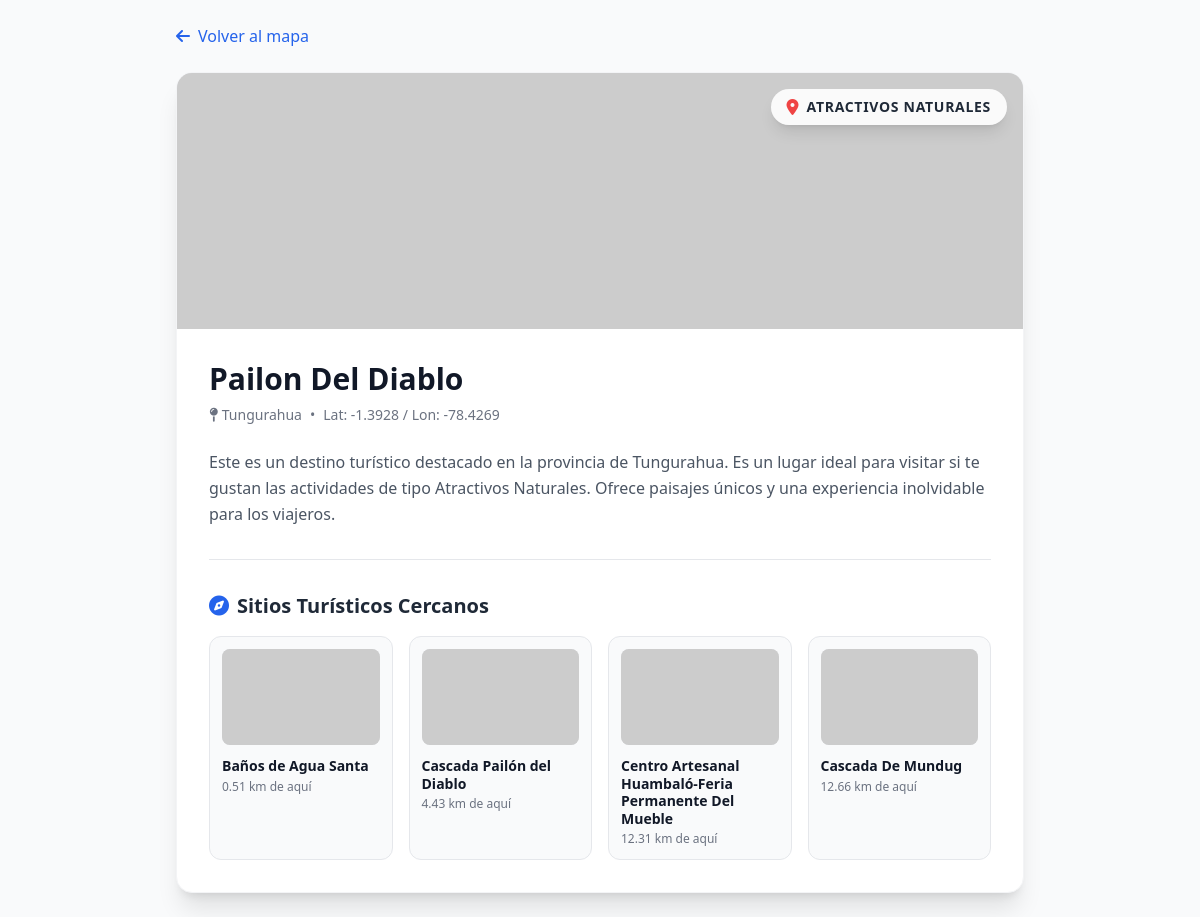
/turismo/sitio/675/, run on the app's committed database.
### turismo/models.py (models this page shows, shortened)
class SitioTuristico(models.Model):
    CATEGORIAS = [
        ("ciudad", "Ciudad turística"),
        ("cascada", "Cascada"),
        ("laguna", "Laguna"),
        ("playa", "Playa"),
        ("parque", "Parque nacional"),
        ("monumento", "Monumento"),
        ("cultural", "Patrimonio cultural"),
        ("otro", "Otro"),
    ]
    nombre = models.CharField(max_length=150)
    provincia = models.CharField(max_length=100)
    categoria = models.CharField(max_length=20, choices=CATEGORIAS)
    imagen_referencia = models.ImageField(upload_to=ruta_imagen_sitio, null=True, blank=True, verbose_name="Foto de Referencia para IA")
    latitud = models.DecimalField(max_digits=9, decimal_places=6)
    longitud = models.DecimalField(max_digits=9, decimal_places=6)
    activo = models.BooleanField(default=True)
    fecha_creacion = models.DateTimeField(auto_now_add=True)
    descripcion = models.TextField(blank=True, null=True)
    class Meta:
        verbose_name = "Sitio turístico"
        verbose_name_plural = "Sitios turísticos"
        ordering = ["nombre"]

### turismo/views.py (the view)
# urls.py: path('sitio/<int:pk>/', SitioDetalleView.as_view(), name='detalle_sitio')
class SitioDetalleView(View):
    def get(self, request, pk):
        sitio_principal = get_object_or_404(SitioTuristico, pk=pk)
        otros_sitios = SitioTuristico.objects.filter(activo=True).exclude(pk=pk)
        recomendaciones = []
        for otro in otros_sitios:
            dist = haversine(
                sitio_principal.latitud, sitio_principal.longitud,
                otro.latitud, otro.longitud
            )
            if dist < 50.0:
                recomendaciones.append({
                    'id': otro.id,
                    'nombre': otro.nombre,
                    'categoria': otro.categoria,
                    'provincia': otro.provincia,
                    'distancia_km': round(dist, 2),
                    'imagen_url': otro.imagen_referencia.url if hasattr(otro, 'imagen_referencia') and otro.imagen_referencia else None
                })
        recomendaciones.sort(key=lambda x: x['distancia_km'])
        top_recomendaciones = recomendaciones[:4]
        context = {
            'sitio': sitio_principal,
            'recomendaciones': top_recomendaciones
        }
        return render(request, "turismo/detalle_sitio.html", context)

### turismo/views.py (called while the page is built)
def haversine(lat1, lon1, lat2, lon2):
    R = 6371  # Radio de la Tierra en km
    try:
        phi1 = math.radians(float(lat1))
        phi2 = math.radians(float(lat2))
        dphi = math.radians(float(lat2) - float(lat1))
        dlambda = math.radians(float(lon2) - float(lon1))
        a = math.sin(dphi / 2) ** 2 + \
            math.cos(phi1) * math.cos(phi2) * math.sin(dlambda / 2) ** 2
        c = 2 * math.atan2(math.sqrt(a), math.sqrt(1 - a))
        return R * c
    except (ValueError, TypeError):
        return float('inf')

### template/turismo/detalle_sitio.html (shortened to what this page needs)
<!DOCTYPE html>
<html lang="es">
<head>
    <script src="https://cdn.tailwindcss.com"></script>
    <link href="https://cdnjs.cloudflare.com/ajax/libs/font-awesome/6.0.0/css/all.min.css" rel="stylesheet">
</head>
<body class="bg-gray-50 text-gray-800">
    <div class="max-w-4xl mx-auto p-4 md:p-6">
        <a href="{% url 'core:home' %}" class="inline-flex items-center text-blue-600 mb-6 hover:underline">
            <i class="fas fa-arrow-left mr-2"></i> Volver al mapa
        </a>
        <div class="bg-white rounded-2xl shadow-xl overflow-hidden border border-gray-100">
            <div class="relative h-64 bg-gray-200">
                <img src="https://placehold.co/800x400?text={{ sitio.nombre }}" alt="{{ sitio.nombre }}" class="w-full h-full object-cover">
                <div class="absolute top-4 right-4 bg-white/90 backdrop-blur-sm px-4 py-2 rounded-full shadow-lg flex items-center gap-2">
                    {% if sitio.categoria == 'playa' %}<i class="fas fa-umbrella-beach text-orange-500"></i>
                    {% elif sitio.categoria == 'ciudad' %}<i class="fas fa-city text-blue-500"></i>
                    {% elif sitio.categoria == 'parque' %}<i class="fas fa-tree text-green-500"></i>
                    {% else %}<i class="fas fa-map-marker-alt text-red-500"></i>{% endif %}
                    <span class="font-bold text-sm uppercase tracking-wider">{{ sitio.categoria }}</span>
                </div>
            </div>
            <div class="p-8">
                <h1 class="text-3xl font-extrabold text-gray-900 mb-2">{{ sitio.nombre }}</h1>
                <p class="text-sm text-gray-500 mb-6 flex items-center">
                    <i class="fas fa-map-pin mr-1"></i> {{ sitio.provincia }}
                    <span class="mx-2">•</span>
                    Lat: {{ sitio.latitud|floatformat:4 }} / Lon: {{ sitio.longitud|floatformat:4 }}
                </p>
                <div class="prose max-w-none text-gray-600 leading-relaxed mb-8">
                    {% if sitio.descripcion %}
                        {{ sitio.descripcion|linebreaks }}
                    {% else %}
                        <p>
                            Este es un destino turístico destacado en la provincia de {{ sitio.provincia }}.
                            Es un lugar ideal para visitar si te gustan las actividades de tipo {{ sitio.categoria }}.
                            Ofrece paisajes únicos y una experiencia inolvidable para los viajeros.
                        </p>
                    {% endif %}
                </div>
                <hr class="border-gray-200 my-8">
                <h3 class="text-xl font-bold text-gray-800 mb-4 flex items-center">
                    <i class="fas fa-compass text-blue-600 mr-2"></i>
                    Sitios Turísticos Cercanos
                </h3>
                {% if recomendaciones %}
                    <div class="grid grid-cols-2 md:grid-cols-4 gap-4">
                        {% for reco in recomendaciones %}
                        <a href="{% url 'turismo:detalle_sitio' reco.id %}" class="group block">
                            <div class="bg-gray-50 rounded-xl p-3 border border-gray-200 hover:shadow-md hover:border-blue-300 transition-all h-full flex flex-col">
                                <div class="h-24 bg-gray-200 rounded-lg mb-3 overflow-hidden">
                                    <img src="https://placehold.co/200x200?text={{ reco.nombre|slice:':3' }}" class="w-full h-full object-cover group-hover:scale-110 transition-transform duration-500">
                                </div>
                                <div class="flex-1">
                                    <h4 class="font-bold text-sm text-gray-900 leading-tight mb-1 group-hover:text-blue-600">{{ reco.nombre }}</h4>
                                    <p class="text-xs text-gray-500">{{ reco.distancia_km }} km de aquí</p>
                                </div>
                            </div>
                        </a>
                        {% endfor %}
                    </div>
                {% else %}
                    <p class="text-gray-500 italic">No hay otros sitios registrados cerca de esta ubicación.</p>
                {% endif %}
            </div>
        </div>
    </div>
</body>
</html>

### data on the page
SitioTuristico: categoria "ATRACTIVOS NATURALES", nombre "Pailon Del Diablo", provincia "Tungurahua", latitud "-1.3928", longitud "-78.4269", categoria "Atractivos Naturales"
SitioTuristico: nombre "Baños de Agua Santa"
SitioTuristico: nombre "Cascada Pailón del Diablo"
SitioTuristico: nombre "Centro Artesanal Huambaló-Feria Permanente Del Mueble"
SitioTuristico: nombre "Cascada De Mundug"

### other printed values
{{ reco.distancia_km }} "0.51" "4.43" "12.31" "12.66"
